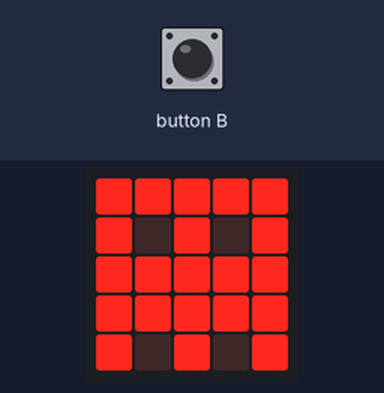
A program run on a simulated BBC micro:bit running MicroPython. On the bench: the board's 5×5 LED display. The inputs (shaded band) are chosen by the test bench. What the program prints to the serial console is not drawn.

Above: at 1.2 s.
1.3 s: button B pressed for 0.15 s
At 1.35 s:
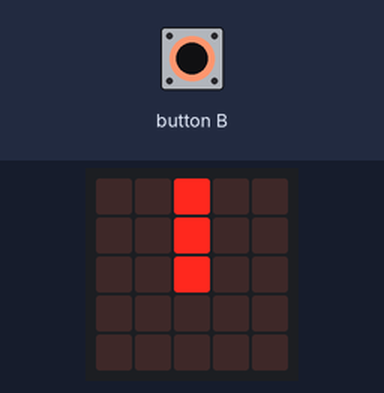
2.0 s: button B pressed for 1 s
At 2.67 s:
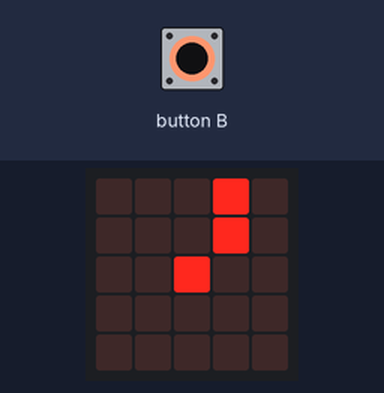
3.6 s: button B pressed for 3.2 s
At 4.0 s:
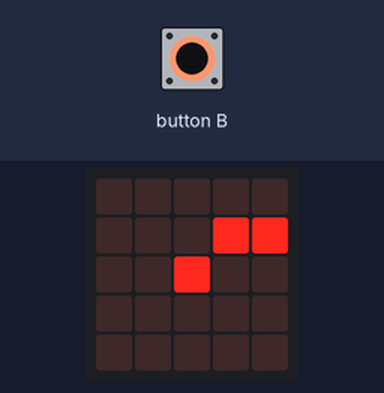
Timing chart, 0 to 6.6 s (numbered marks = the images above; inputs shaded):
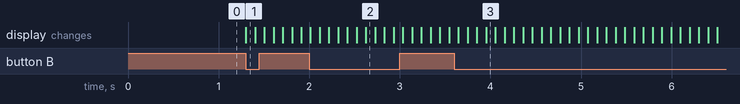

Measured:
- after the input at 1.3 s, the display: changes at once (image 1)
- after the input at 2.0 s, the display: first differs from a run without the input after 0.63 s (image 2)
- after the input at 3.6 s, the display: first differs from a run without the input after 0.25 s (image 3 shows a later state)

The program:

serial_mood_display.py
```python
from microbit import uart, button_b, display, Image

uart.init(115200)  # serial baudrate

RED = b'R'
YELLOW = b'Y'
GREEN = b'G'
TRIGGER = b'T'
CLEAR = b'C'
UNKNOWN = b'U'

dim_value = 9  # value 1-9 for dimming the display

NEUTRAL = Image('00000:09090:00000:99999:00000:')

display.show(Image.GHOST / 9 * dim_value)

while True:
    if uart.any():
        data = uart.read()
        if RED in data:
            display.show(Image.SAD / 9 * dim_value)
        elif YELLOW in data:
            display.show(NEUTRAL / 9 * dim_value)
        elif GREEN in data:
            display.show(Image.HAPPY / 9 * dim_value)
        elif CLEAR in data:
            display.clear()
        elif UNKNOWN in data:
            display.show(Image("?") / 9 * dim_value)

    if button_b.is_pressed():
        uart.write(TRIGGER)
        display.show([clk / 9 * dim_value for clk in Image.ALL_CLOCKS], delay=100)
        display.show(Image.CLOCK12 / 9 * dim_value)
```
